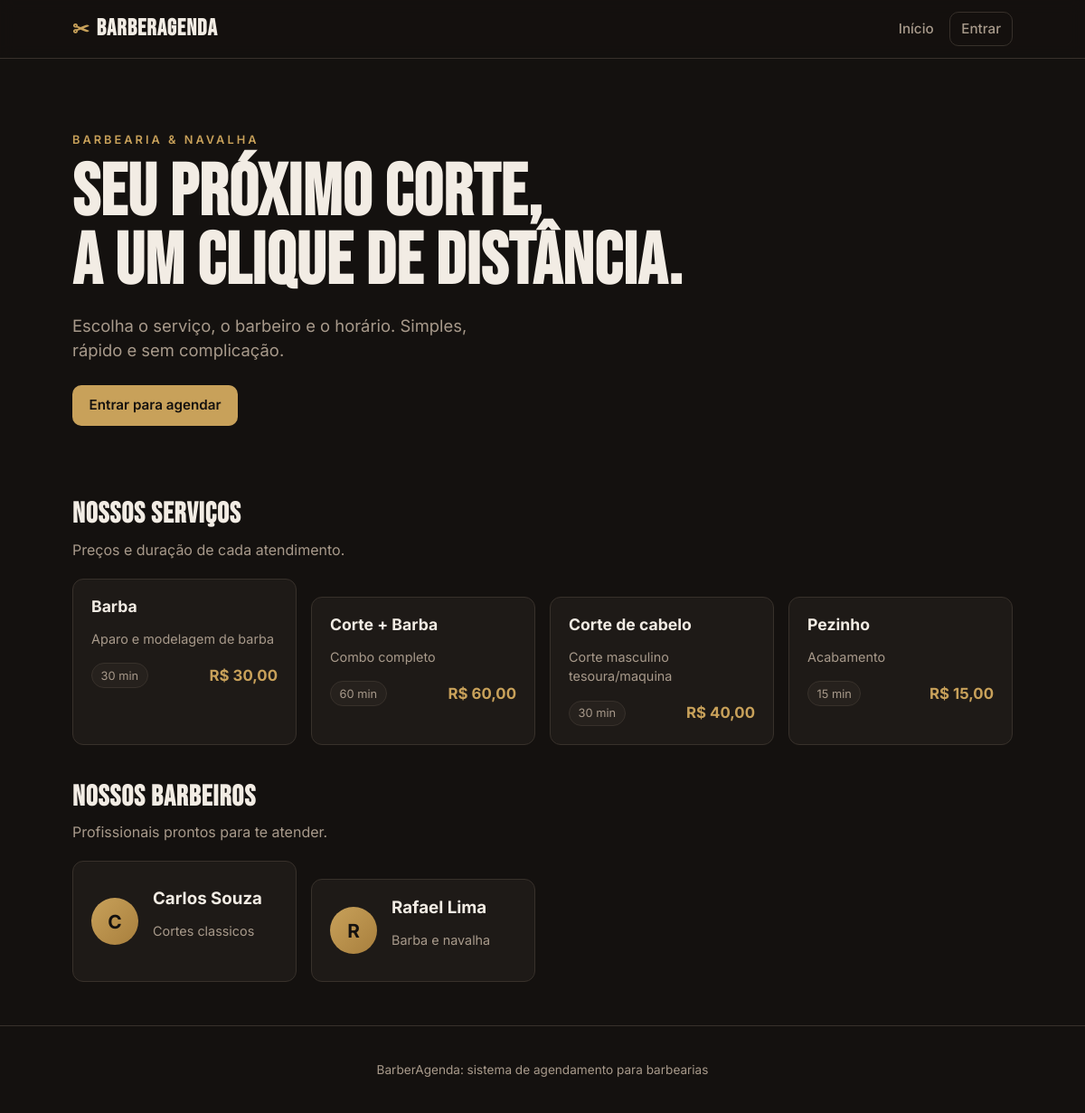
Before: / with the older database file.
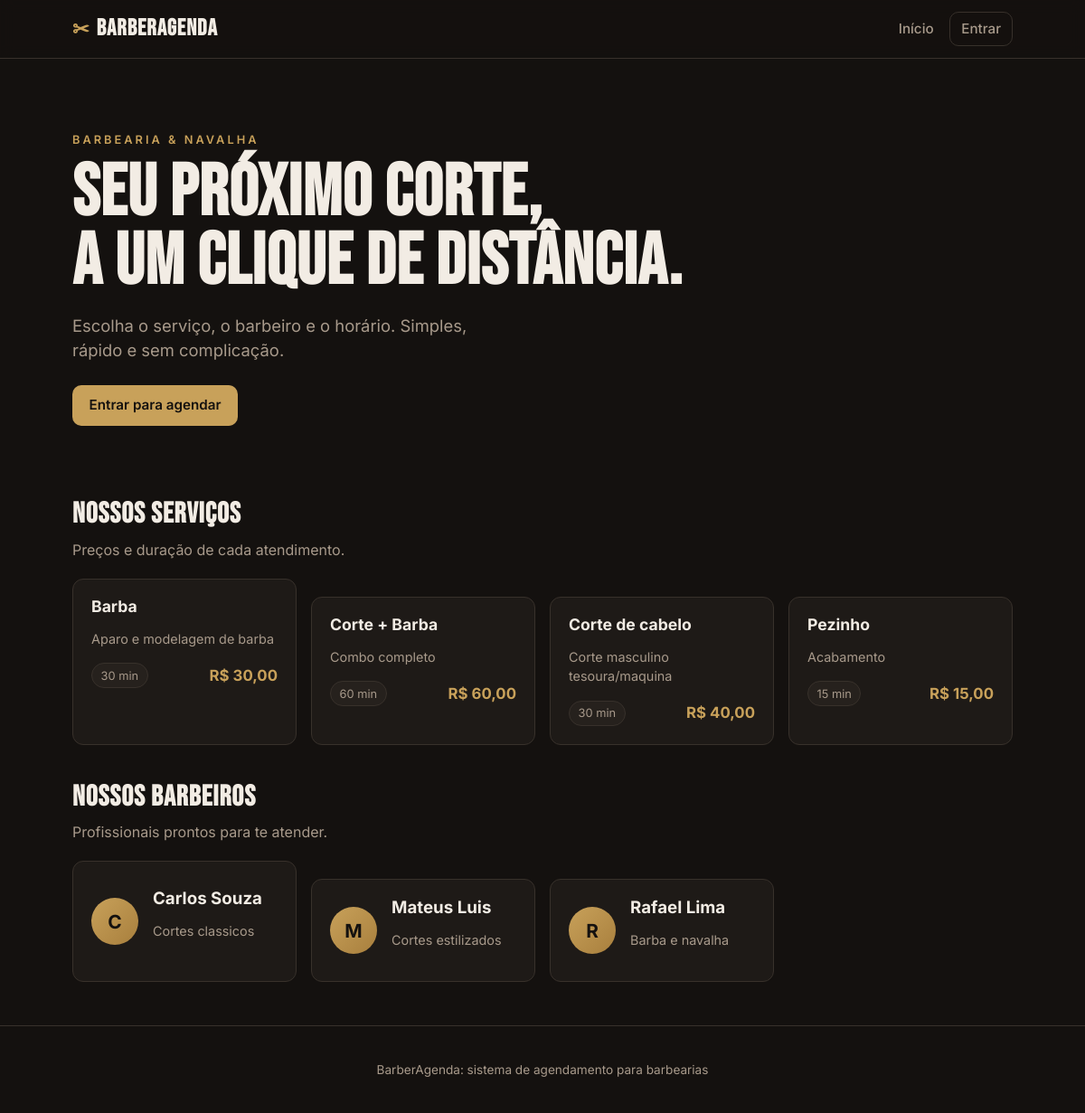
After: the same page with the newer database file.
### tables this page shows
CREATE TABLE servicos (
            id INTEGER PRIMARY KEY AUTOINCREMENT,
            nome TEXT NOT NULL,
            descricao TEXT,
            duracao_min INTEGER NOT NULL,
            preco REAL NOT NULL
        );

CREATE TABLE barbeiros (
            id INTEGER PRIMARY KEY AUTOINCREMENT,
            usuario_id INTEGER UNIQUE,
            nome TEXT NOT NULL,
            especialidade TEXT,
            ativo INTEGER NOT NULL DEFAULT 1,
            FOREIGN KEY (usuario_id) REFERENCES usuarios(id) ON DELETE SET NULL
        );

### app.py (the view)
@app.route("/")
def index():
    conn = get_db()
    servicos = conn.execute("SELECT * FROM servicos ORDER BY nome").fetchall()
    barbeiros = conn.execute(
        "SELECT * FROM barbeiros WHERE ativo=1 ORDER BY nome"
    ).fetchall()
    conn.close()
    return render_template("index.html", servicos=servicos, barbeiros=barbeiros)

### app.py (called while the page is built)
def usuario_atual():
    uid = session.get("usuario_id")
    if not uid:
        return None
    conn = get_db()
    u = conn.execute("SELECT * FROM usuarios WHERE id=?", (uid,)).fetchone()
    conn.close()
    return u

@app.context_processor
def injeta_usuario():
    return {"usuario": usuario_atual()}

@app.template_filter("moeda")
def moeda(valor):
    return f"R$ {valor:,.2f}".replace(",", "X").replace(".", ",").replace("X", ".")

### db.py (called while the page is built)
def get_db():
    conn = sqlite3.connect(DB_PATH)
    conn.row_factory = sqlite3.Row
    conn.execute("PRAGMA foreign_keys = ON")
    return conn

### templates/index.html (shortened to what this page needs)
{% extends "base.html" %}
{% block content %}
<section class="hero">
    <div class="hero-text">
        <p class="eyebrow">Barbearia & Navalha</p>
        <h1>Seu próximo corte,<br>a um clique de distância.</h1>
        <p class="lead">Escolha o serviço, o barbeiro e o horário. Simples, rápido e sem complicação.</p>
        <div class="hero-actions">
            {% if usuario and usuario.papel == 'cliente' %}
                <a href="{{ url_for('cliente_novo_agendamento') }}" class="btn btn-primary">Agendar horário</a>
            {% elif not usuario %}
                <a href="{{ url_for('login') }}" class="btn btn-primary">Entrar para agendar</a>
            {% endif %}
        </div>
    </div>
</section>
<section class="section">
    <div class="section-head">
        <h2>Nossos serviços</h2>
        <p>Preços e duração de cada atendimento.</p>
    </div>
    <div class="grid grid-servicos">
        {% for s in servicos %}
        <article class="card servico-card">
            <h3>{{ s.nome }}</h3>
            {% if s.descricao %}<p class="muted">{{ s.descricao }}</p>{% endif %}
            <div class="servico-meta">
                <span class="badge">{{ s.duracao_min }} min</span>
                <span class="preco">{{ s.preco|moeda }}</span>
            </div>
        </article>
        {% else %}
        <p class="muted">Nenhum serviço cadastrado ainda.</p>
        {% endfor %}
    </div>
</section>
<section class="section">
    <div class="section-head">
        <h2>Nossos barbeiros</h2>
        <p>Profissionais prontos para te atender.</p>
    </div>
    <div class="grid grid-barbeiros">
        {% for b in barbeiros %}
        <article class="card barbeiro-card">
            <div class="avatar">{{ b.nome[0]|upper }}</div>
            <div>
                <h3>{{ b.nome }}</h3>
                {% if b.especialidade %}<p class="muted">{{ b.especialidade }}</p>{% endif %}
            </div>
        </article>
        {% else %}
        <p class="muted">Nenhum barbeiro disponível no momento.</p>
        {% endfor %}
    </div>
</section>
{% endblock %}

Changed rows visible on the page:
added barbeiros: nome "M", nome "Mateus Luis", especialidade "Cortes estilizados"
